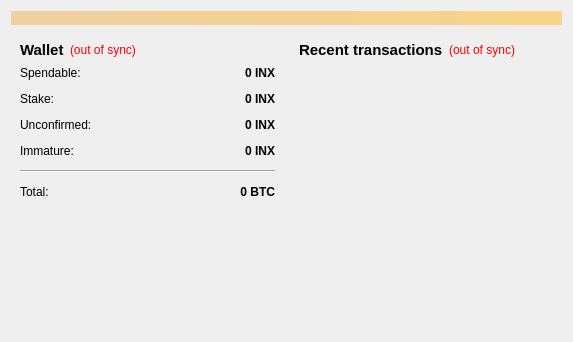
<?xml version="1.0" encoding="UTF-8"?>
<ui version="4.0">
 <class>OverviewPage</class>
 <widget class="QWidget" name="OverviewPage">
  <property name="geometry">
   <rect>
    <x>0</x>
    <y>0</y>
    <width>573</width>
    <height>342</height>
   </rect>
  </property>
  <property name="windowTitle">
   <string>Form</string>
  </property>
  <layout class="QVBoxLayout" name="topLayout">
   <item>
    <widget class="QLabel" name="labelAlerts">
     <property name="visible">
      <bool>false</bool>
     </property>
     <property name="styleSheet">
      <string notr="true">background-color: qlineargradient(x1: 0, y1: 0, x2: 1, y2: 0, stop:0 #F0D0A0, stop:1 #F8D488);  color:#000000
</string>
     </property>
     <property name="wordWrap">
      <bool>true</bool>
     </property>
     <property name="margin">
      <number>3</number>
     </property>
    </widget>
   </item>
   <item>
    <layout class="QHBoxLayout" name="horizontalLayout" stretch="1,1">
     <item>
      <layout class="QVBoxLayout" name="verticalLayout_2">
       <item>
        <widget class="QWidget" name="widget" native="true">
         <layout class="QVBoxLayout" name="verticalLayout_4">
          <item>
           <layout class="QHBoxLayout" name="horizontalLayout_4">
            <item>
             <widget class="QLabel" name="label_5">
              <property name="font">
               <font>
                <pointsize>11</pointsize>
                <weight>75</weight>
                <bold>true</bold>
               </font>
              </property>
              <property name="text">
               <string>Wallet</string>
              </property>
             </widget>
            </item>
            <item>
             <widget class="QLabel" name="labelWalletStatus">
              <property name="toolTip">
               <string>The displayed information may be out of date. Your wallet automatically synchronizes with the innovaminex network after a connection is established, but this process has not completed yet.</string>
              </property>
              <property name="styleSheet">
               <string notr="true">QLabel { color: red; }</string>
              </property>
              <property name="text">
               <string notr="true">(out of sync)</string>
              </property>
              <property name="alignment">
               <set>Qt::AlignLeading|Qt::AlignLeft|Qt::AlignVCenter</set>
              </property>
             </widget>
            </item>
            <item>
             <spacer name="horizontalSpacer_2">
              <property name="orientation">
               <enum>Qt::Horizontal</enum>
              </property>
              <property name="sizeHint" stdset="0">
               <size>
                <width>40</width>
                <height>20</height>
               </size>
              </property>
             </spacer>
            </item>
           </layout>
          </item>
          <item>
           <layout class="QFormLayout" name="formLayout_2">
            <property name="fieldGrowthPolicy">
             <enum>QFormLayout::AllNonFixedFieldsGrow</enum>
            </property>
            <property name="horizontalSpacing">
             <number>12</number>
            </property>
            <property name="verticalSpacing">
             <number>12</number>
            </property>
            <item row="0" column="0">
             <widget class="QLabel" name="label">
              <property name="text">
               <string>Spendable:</string>
              </property>
             </widget>
            </item>
            <item row="0" column="1">
             <widget class="QLabel" name="labelBalance">
              <property name="font">
               <font>
                <weight>75</weight>
                <bold>true</bold>
               </font>
              </property>
              <property name="cursor">
               <cursorShape>IBeamCursor</cursorShape>
              </property>
              <property name="toolTip">
               <string>Your current spendable balance</string>
              </property>
              <property name="text">
               <string notr="true">0 INX</string>
              </property>
              <property name="alignment">
               <set>Qt::AlignRight|Qt::AlignTrailing|Qt::AlignVCenter</set>
              </property>
              <property name="textInteractionFlags">
               <set>Qt::LinksAccessibleByMouse|Qt::TextSelectableByKeyboard|Qt::TextSelectableByMouse</set>
              </property>
             </widget>
            </item>
            <item row="1" column="0">
             <widget class="QLabel" name="label_6">
              <property name="text">
               <string>Stake:</string>
              </property>
             </widget>
            </item>
            <item row="1" column="1">
             <widget class="QLabel" name="labelStake">
              <property name="font">
               <font>
                <weight>75</weight>
                <bold>true</bold>
               </font>
              </property>
              <property name="cursor">
               <cursorShape>IBeamCursor</cursorShape>
              </property>
              <property name="toolTip">
               <string>Total of coins that was staked, and do not yet count toward the current balance</string>
              </property>
              <property name="text">
               <string notr="true">0 INX</string>
              </property>
              <property name="alignment">
               <set>Qt::AlignRight|Qt::AlignTrailing|Qt::AlignVCenter</set>
              </property>
              <property name="textInteractionFlags">
               <set>Qt::LinksAccessibleByMouse|Qt::TextSelectableByKeyboard|Qt::TextSelectableByMouse</set>
              </property>
             </widget>
            </item>
            <item row="2" column="0">
             <widget class="QLabel" name="label_3">
              <property name="text">
               <string>Unconfirmed:</string>
              </property>
             </widget>
            </item>
            <item row="2" column="1">
             <widget class="QLabel" name="labelUnconfirmed">
              <property name="font">
               <font>
                <weight>75</weight>
                <bold>true</bold>
               </font>
              </property>
              <property name="cursor">
               <cursorShape>IBeamCursor</cursorShape>
              </property>
              <property name="toolTip">
               <string>Total of transactions that have yet to be confirmed, and do not yet count toward the current balance</string>
              </property>
              <property name="text">
               <string notr="true">0 INX</string>
              </property>
              <property name="alignment">
               <set>Qt::AlignRight|Qt::AlignTrailing|Qt::AlignVCenter</set>
              </property>
              <property name="textInteractionFlags">
               <set>Qt::LinksAccessibleByMouse|Qt::TextSelectableByKeyboard|Qt::TextSelectableByMouse</set>
              </property>
             </widget>
            </item>
            <item row="3" column="0">
             <widget class="QLabel" name="labelImmatureText">
              <property name="text">
               <string>Immature:</string>
              </property>
             </widget>
            </item>
            <item row="3" column="1">
             <widget class="QLabel" name="labelImmature">
              <property name="font">
               <font>
                <weight>75</weight>
                <bold>true</bold>
               </font>
              </property>
              <property name="toolTip">
               <string>Mined balance that has not yet matured</string>
              </property>
              <property name="text">
               <string notr="true">0 INX</string>
              </property>
              <property name="alignment">
               <set>Qt::AlignRight|Qt::AlignTrailing|Qt::AlignVCenter</set>
              </property>
              <property name="textInteractionFlags">
               <set>Qt::LinksAccessibleByMouse|Qt::TextSelectableByKeyboard|Qt::TextSelectableByMouse</set>
              </property>
             </widget>
            </item>
            <item row="4" column="0" colspan="2">
             <widget class="Line" name="line">
              <property name="orientation">
               <enum>Qt::Horizontal</enum>
              </property>
             </widget>
            </item>
            <item row="5" column="0">
             <widget class="QLabel" name="labelTotalText">
              <property name="text">
               <string>Total:</string>
              </property>
             </widget>
            </item>
            <item row="5" column="1">
             <widget class="QLabel" name="labelTotal">
              <property name="font">
               <font>
                <weight>75</weight>
                <bold>true</bold>
               </font>
              </property>
              <property name="cursor">
               <cursorShape>IBeamCursor</cursorShape>
              </property>
              <property name="toolTip">
               <string>Your current total balance</string>
              </property>
              <property name="text">
               <string notr="true">0 BTC</string>
              </property>
              <property name="alignment">
               <set>Qt::AlignRight|Qt::AlignTrailing|Qt::AlignVCenter</set>
              </property>
              <property name="textInteractionFlags">
               <set>Qt::LinksAccessibleByMouse|Qt::TextSelectableByKeyboard|Qt::TextSelectableByMouse</set>
              </property>
             </widget>
            </item>
           </layout>
          </item>
         </layout>
        </widget>
       </item>
       <item>
        <spacer name="verticalSpacer">
         <property name="orientation">
          <enum>Qt::Vertical</enum>
         </property>
         <property name="sizeHint" stdset="0">
          <size>
           <width>20</width>
           <height>40</height>
          </size>
         </property>
        </spacer>
       </item>
      </layout>
     </item>
     <item>
      <layout class="QVBoxLayout" name="verticalLayout_3">
       <item>
        <widget class="QWidget" name="widget_2" native="true">
         <layout class="QVBoxLayout" name="verticalLayout">
          <item>
           <layout class="QHBoxLayout" name="horizontalLayout_2">
            <item>
             <widget class="QLabel" name="label_4">
              <property name="font">
               <font>
                <pointsize>11</pointsize>
                <weight>75</weight>
                <bold>true</bold>
               </font>
              </property>
              <property name="text">
               <string>&lt;b&gt;Recent transactions&lt;/b&gt;</string>
              </property>
             </widget>
            </item>
            <item>
             <widget class="QLabel" name="labelTransactionsStatus">
              <property name="toolTip">
               <string>The displayed information may be out of date. Your wallet automatically synchronizes with the innovaminex network after a connection is established, but this process has not completed yet.</string>
              </property>
              <property name="styleSheet">
               <string notr="true">QLabel { color: red; }</string>
              </property>
              <property name="text">
               <string notr="true">(out of sync)</string>
              </property>
              <property name="alignment">
               <set>Qt::AlignRight|Qt::AlignTrailing|Qt::AlignVCenter</set>
              </property>
             </widget>
            </item>
            <item>
             <spacer name="horizontalSpacer">
              <property name="orientation">
               <enum>Qt::Horizontal</enum>
              </property>
              <property name="sizeHint" stdset="0">
               <size>
                <width>40</width>
                <height>20</height>
               </size>
              </property>
             </spacer>
            </item>
           </layout>
          </item>
          <item>
           <widget class="QListView" name="listTransactions">
            <property name="styleSheet">
             <string notr="true">QListView { background: transparent; }</string>
            </property>
            <property name="frameShape">
             <enum>QFrame::NoFrame</enum>
            </property>
            <property name="verticalScrollBarPolicy">
             <enum>Qt::ScrollBarAlwaysOff</enum>
            </property>
            <property name="horizontalScrollBarPolicy">
             <enum>Qt::ScrollBarAlwaysOff</enum>
            </property>
            <property name="selectionMode">
             <enum>QAbstractItemView::NoSelection</enum>
            </property>
           </widget>
          </item>
         </layout>
        </widget>
       </item>
      </layout>
     </item>
    </layout>
   </item>
  </layout>
 </widget>
 <resources/>
 <connections/>
</ui>
